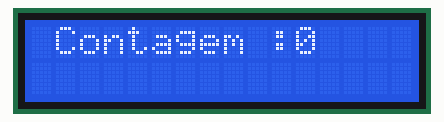
The sketch below on a simulated Arduino Uno, built for the host (arithmetic inside an expression is 32-bit, double 64-bit). Parts: 16×2 character LCD.

Above: at 0.1 s.
At 4.2 s:
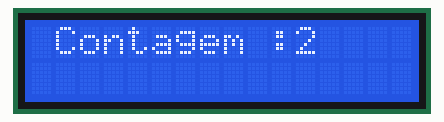
At 8.2 s:
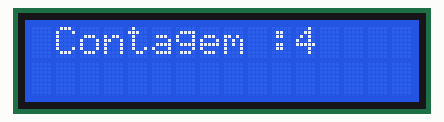
At 18.2 s:
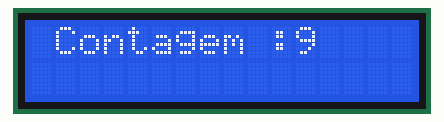
At 28.3 s:
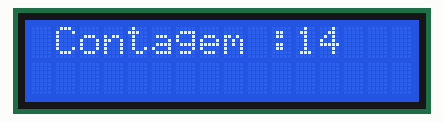
At 38.4 s:
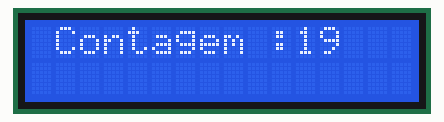

The sketch:

ultra_display.ino
```cpp
#include "LiquidCrystal_I2C.h"
#include "Wire.h"
#include "Ultrasonic.h"

#define col 16
#define lin  2
#define ende  0x27

LiquidCrystal_I2C lcd(ende,col,lin);  //Configura o display
HC_SR04 sensor1(12,13);             //Configura os pinos sensor ultrassonico (Trigger,Echo)
int x = 0;
void setup() {
  lcd.init();                       // Inicializa o LCD
  lcd.backlight();                  // Liga o backlight do LCD
}

void loop() {

  lcd.setCursor(1, 0);
  lcd.print("Contagem :"+String(x));

  while (sensor1.distance() > 3){
    lcd.setCursor(1, 0);
   lcd.print("Contagem :"+String(x));
  }
  x = x+1;
  delay(2000);

  lcd.clear();

}
```

Measured:
- what the display in image 1 shows lasts 2.0 s, from 4.1 s to 6.1 s
